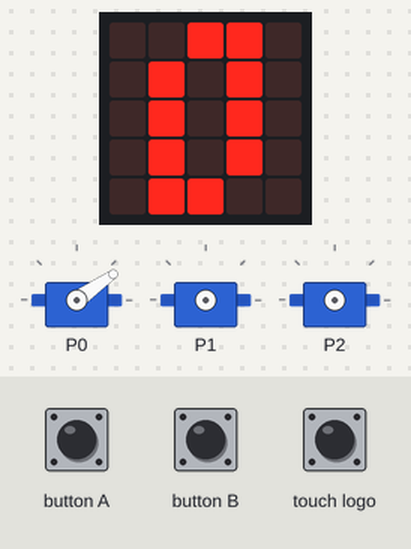
Bench run of a program on a simulated BBC micro:bit (MakeCode). On the bench: the board's 5×5 LED display, 3 × servo. Inputs (shaded band) come from the test bench.

Above: at 4.8 s.
4.9 s: button A pressed for 1 s
At 5.48 s:
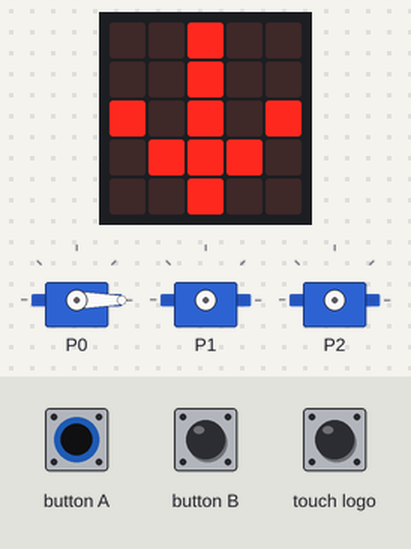
7.5 s: button B pressed for 3.2 s
At 8.0 s:
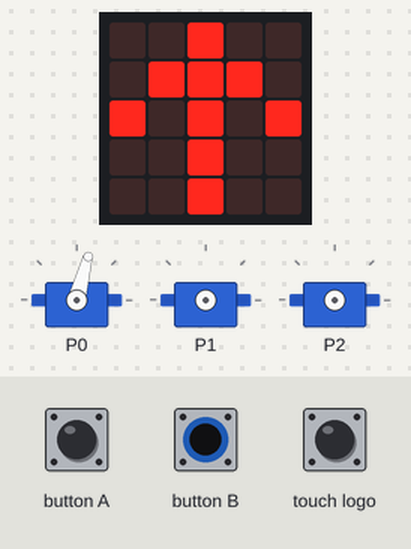
12.2 s: touch logo pressed for 0.15 s
At 13.9 s:
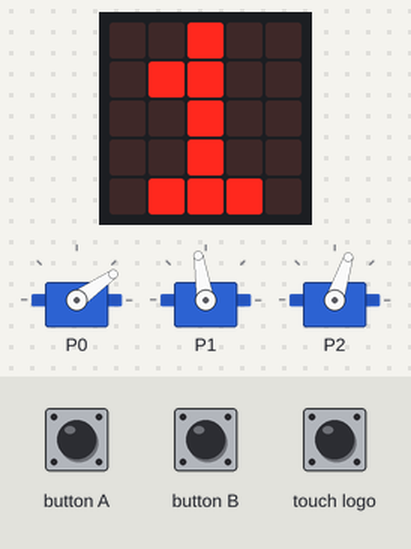
14.2 s: button A pressed for 0.15 s
At 14.8 s:
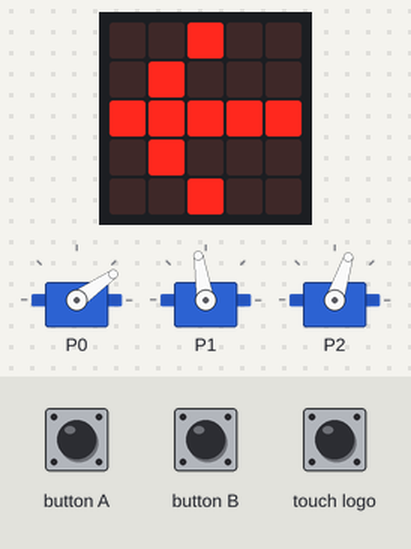
15.8 s: button B pressed for 0.15 s
At 17.2 s:
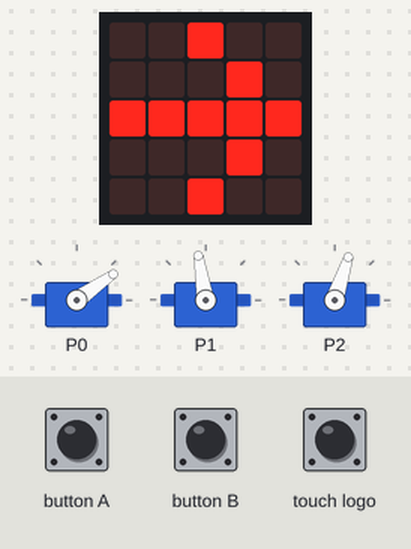
Timing chart, 0 to 18.4 s (numbered marks = the images above; inputs shaded):
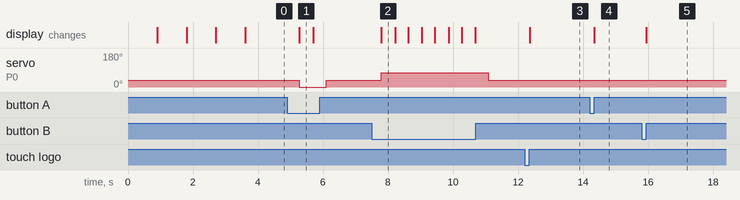

Measured:
- after the input at 4.9 s, servo on P0: 35° → 0° after 0.37 s, → 35° 0.83 s later; the display: changes after 0.37 s (image 1)
- after the input at 7.5 s, servo on P0: 35° → 75° after 0.29 s, → 35° 3.3 s later; the display: changes after 0.29 s (image 2)
- after the input at 12.2 s, the display: changes after 0.16 s (image 3)
- after the input at 14.2 s, the display: changes after 0.15 s (image 4)
- after the input at 15.8 s, the display: changes after 0.15 s (image 5)
- what the display in image 1 shows lasts 0.4 s, from 5.3 s to 5.7 s

The program:

main.ts
```typescript
input.onLogoEvent(TouchButtonEvent.Released, function () {
    if (Verrou == 1) {
        Verrou = 0
    }
})
input.onButtonPressed(Button.A, function () {
    if (Math.abs(Mode) == 1) {
        images.arrowImage(ArrowNames.West).showImage(0)
        servos.P1.run(10)
        basic.pause(2000)
        servos.P1.stop()
    }
})
input.onButtonPressed(Button.B, function () {
    if (Math.abs(Mode) == 1) {
        images.arrowImage(ArrowNames.East).showImage(0)
        servos.P2.run(Correctif_Servo1 + -10)
        basic.pause(2000)
    }
    servos.P2.stop()
})
input.onLogoEvent(TouchButtonEvent.Pressed, function () {
    if (Verrou == 0) {
        Mode = 1
        Verrou = 1
    }
})
let Verrou = 0
let Mode = 0
let Correctif_Servo1 = 0
Correctif_Servo1 = -10
Mode = 0
basic.showLeds(`
    # # . # #
    # # . # #
    . . . . .
    # . . . #
    . # # # .
    `)
basic.pause(500)
basic.showLeds(`
    # # . . .
    # # . # #
    . . . . .
    # . . . #
    . # # # .
    `)
basic.pause(500)
basic.showLeds(`
    # # . # #
    # # . # #
    . . . . .
    # . . . #
    . # # # .
    `)
basic.pause(500)
basic.showLeds(`
    # # . . .
    # # . # #
    . . . . .
    # . . . #
    . # # # .
    `)
basic.pause(500)
basic.forever(function () {
    if (Mode == 0) {
        basic.showLeds(`
            . . # # .
            . # . # .
            . # . # .
            . # . # .
            . # # . .
            `)
        if (input.buttonIsPressed(Button.A)) {
            servos.P0.setAngle(0)
            images.arrowImage(ArrowNames.South).showImage(0)
        }
        if (input.buttonIsPressed(Button.B)) {
            servos.P0.setAngle(75)
            images.arrowImage(ArrowNames.North).showImage(0)
        }
        if (!(input.buttonIsPressed(Button.A) || input.buttonIsPressed(Button.B))) {
            servos.P0.setAngle(35)
        }
        if (Math.abs(Mode) == 1) {
            basic.showLeds(`
                . . # . .
                . # # . .
                . . # . .
                . . # . .
                . # # # .
                `)
            servos.P1.run(10)
            servos.P2.run(Correctif_Servo1 + -10)
            basic.pause(1000)
            servos.P1.stop()
            servos.P2.stop()
        }
    }
})
```

test.ts
```typescript
// les tests vont ici ; cela ne sera pas compilé si ce paquet est utilisé en tant qu'extension.
```
